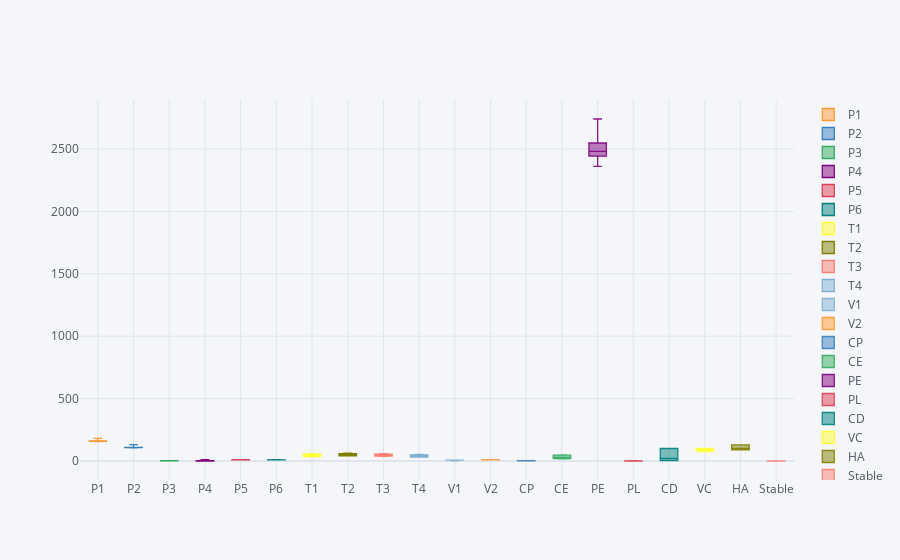

The cell this chart's notebook holds for it:
### Code cell
Data.iplot(kind="box")

### Figure 1 — Plotly figure (JSON) as saved in the notebook; plotly's stock layout.template omitted (floating-point values rounded to 4 significant figures; data arrays with more than 128 entries replaced by an {"elided": "..."} marker saying what was removed)
{"data": [{"boxpoints": false, "line": {"width": 1.3}, "marker": {"color": "rgba(255, 153, 51, 1.0)"}, "name": "P1", "orientation": "v", "type": "box", "y": {"elided": "2205 float values"}}, {"boxpoints": false, "line": {"width": 1.3}, "marker": {"color": "rgba(55, 128, 191, 1.0)"}, "name": "P2", "orientation": "v", "type": "box", "y": {"elided": "2205 float values"}}, {"boxpoints": false, "line": {"width": 1.3}, "marker": {"color": "rgba(50, 171, 96, 1.0)"}, "name": "P3", "orientation": "v", "type": "box", "y": {"elided": "2205 float values"}}, {"boxpoints": false, "line": {"width": 1.3}, "marker": {"color": "rgba(128, 0, 128, 1.0)"}, "name": "P4", "orientation": "v", "type": "box", "y": {"elided": "2205 float values"}}, {"boxpoints": false, "line": {"width": 1.3}, "marker": {"color": "rgba(219, 64, 82, 1.0)"}, "name": "P5", "orientation": "v", "type": "box", "y": {"elided": "2205 float values"}}, {"boxpoints": false, "line": {"width": 1.3}, "marker": {"color": "rgba(0, 128, 128, 1.0)"}, "name": "P6", "orientation": "v", "type": "box", "y": {"elided": "2205 float values"}}, {"boxpoints": false, "line": {"width": 1.3}, "marker": {"color": "rgba(255, 255, 51, 1.0)"}, "name": "T1", "orientation": "v", "type": "box", "y": {"elided": "2205 float values"}}, {"boxpoints": false, "line": {"width": 1.3}, "marker": {"color": "rgba(128, 128, 0, 1.0)"}, "name": "T2", "orientation": "v", "type": "box", "y": {"elided": "2205 float values"}}, {"boxpoints": false, "line": {"width": 1.3}, "marker": {"color": "rgba(251, 128, 114, 1.0)"}, "name": "T3", "orientation": "v", "type": "box", "y": {"elided": "2205 float values"}}, {"boxpoints": false, "line": {"width": 1.3}, "marker": {"color": "rgba(128, 177, 211, 1.0)"}, "name": "T4", "orientation": "v", "type": "box", "y": {"elided": "2205 float values"}}, {"boxpoints": false, "line": {"width": 1.3}, "marker": {"color": "rgba(128, 177, 211, 0.8999999999999999)"}, "name": "V1", "orientation": "v", "type": "box", "y": {"elided": "2205 float values"}}, {"boxpoints": false, "line": {"width": 1.3}, "marker": {"color": "rgba(255, 153, 51, 0.8999999999999999)"}, "name": "V2", "orientation": "v", "type": "box", "y": {"elided": "2205 float values"}}, {"boxpoints": false, "line": {"width": 1.3}, "marker": {"color": "rgba(55, 128, 191, 0.8999999999999999)"}, "name": "CP", "orientation": "v", "type": "box", "y": {"elided": "2205 float values"}}, {"boxpoints": false, "line": {"width": 1.3}, "marker": {"color": "rgba(50, 171, 96, 0.8999999999999999)"}, "name": "CE", "orientation": "v", "type": "box", "y": {"elided": "2205 float values"}}, {"boxpoints": false, "line": {"width": 1.3}, "marker": {"color": "rgba(128, 0, 128, 0.8999999999999999)"}, "name": "PE", "orientation": "v", "type": "box", "y": {"elided": "2205 float values"}}, {"boxpoints": false, "line": {"width": 1.3}, "marker": {"color": "rgba(219, 64, 82, 0.8999999999999999)"}, "name": "PL", "orientation": "v", "type": "box", "y": {"elided": "2205 int values"}}, {"boxpoints": false, "line": {"width": 1.3}, "marker": {"color": "rgba(0, 128, 128, 0.8999999999999999)"}, "name": "CD", "orientation": "v", "type": "box", "y": {"elided": "2205 int values"}}, {"boxpoints": false, "line": {"width": 1.3}, "marker": {"color": "rgba(255, 255, 51, 0.8999999999999999)"}, "name": "VC", "orientation": "v", "type": "box", "y": {"elided": "2205 int values"}}, {"boxpoints": false, "line": {"width": 1.3}, "marker": {"color": "rgba(128, 128, 0, 0.8999999999999999)"}, "name": "HA", "orientation": "v", "type": "box", "y": {"elided": "2205 int values"}}, {"boxpoints": false, "line": {"width": 1.3}, "marker": {"color": "rgba(251, 128, 114, 0.8999999999999999)"}, "name": "Stable", "orientation": "v", "type": "box", "y": {"elided": "2205 int values"}}], "layout": {"legend": {"bgcolor": "#F5F6F9", "font": {"color": "#4D5663"}}, "paper_bgcolor": "#F5F6F9", "plot_bgcolor": "#F5F6F9", "title": {"font": {"color": "#4D5663"}}, "xaxis": {"gridcolor": "#E1E5ED", "showgrid": true, "tickfont": {"color": "#4D5663"}, "title": {"font": {"color": "#4D5663"}, "text": ""}, "zerolinecolor": "#E1E5ED"}, "yaxis": {"gridcolor": "#E1E5ED", "showgrid": true, "tickfont": {"color": "#4D5663"}, "title": {"font": {"color": "#4D5663"}, "text": ""}, "zerolinecolor": "#E1E5ED"}}}
